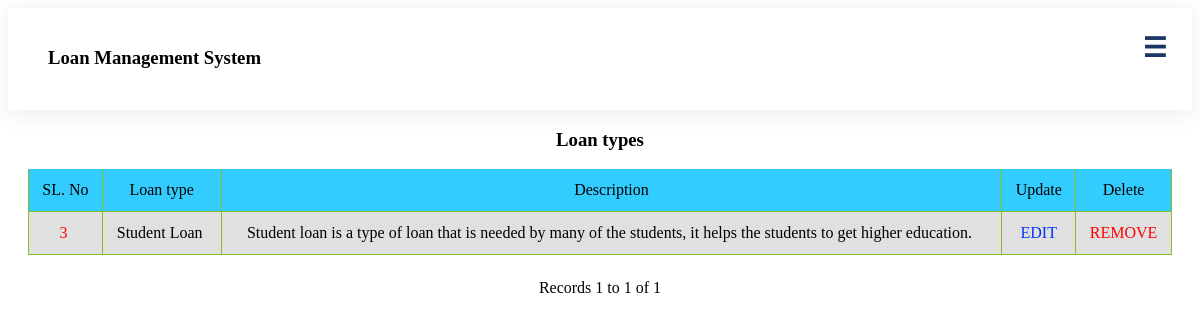
The app's page /admin/displayloantype.php with its own data.
### tables this page shows
CREATE TABLE `loantype` (
  `id` int(4) NOT NULL,
  `loanType` varchar(15) NOT NULL,
  `description` varchar(200) NOT NULL,
  `creationDate` timestamp NOT NULL DEFAULT current_timestamp() ON UPDATE current_timestamp()
);

### admin/displayloantype.php (the view, shortened to what this page needs)
<?php require_once('../Connections/mlms.php'); ?>
<?php
$maxRows_disploantype = 10;
$pageNum_disploantype = 0;
$startRow_disploantype = $pageNum_disploantype * $maxRows_disploantype;
mysqli_select_db($mlms, $database_mlms);
$query_disploantype = "SELECT id, loanType, `description` FROM loantype";
$query_limit_disploantype = sprintf("%s LIMIT %d, %d", $query_disploantype, $startRow_disploantype, $maxRows_disploantype);
$disploantype = mysqli_query($mlms, $query_limit_disploantype) or die(mysql_error());
$row_disploantype = mysqli_fetch_assoc($disploantype);
if (isset($_GET['totalRows_disploantype'])) {
  $totalRows_disploantype = $_GET['totalRows_disploantype'];
} else {
  $all_disploantype = mysqli_query($mlms, $query_disploantype);
  $totalRows_disploantype = mysqli_num_rows($all_disploantype);
}
?>
<!DOCTYPE html
    PUBLIC "-//W3C//DTD XHTML 1.0 Transitional//EN" "http://www.w3.org/TR/xhtml1/DTD/xhtml1-transitional.dtd">
<html xmlns="http://www.w3.org/1999/xhtml">
<head>
    <link rel="stylesheet" type="text/css" href="../Assets/css/style.css">
</head>
<body>
    <?php include '../header/admin.php'; ?>
    <center>
        <div class="main">
            <h3>Loan types</h3>
            <table border="0" align="center" class="responsive-table">
                <tr bgcolor="#33CCFF">
                    <td>SL. No</td>
                    <td>Loan type</td>
                    <td>Description</td>
                    <td>Update</td>
                    <td>Delete</td>
                </tr>
                <?php do { ?>
                <tr>
                    <td><a href="manageloantype.php?recordID=<?php echo $row_disploantype['id']; ?>">
                            <?php echo $row_disploantype['id']; ?>&nbsp; </a></td>
                    <td>
                        <?php echo $row_disploantype['loanType']; ?>&nbsp;
                    </td>
                    <td>
                        <?php echo $row_disploantype['description']; ?>&nbsp;
                    </td>
                    <td><a href="updateloantype.php?loanType=<?php echo $row_disploantype['loanType']; ?>"
                            style="text-decoration:none">
                            <font color="#0033FF">EDIT</font>
                        </a></td>
                    <td><a href="deleteloantype.php?loanType=<?php echo $row_disploantype['loanType']; ?>"
                            style="text-decoration:none">
                            <font color="#FF0000">REMOVE</font>
                        </a></td>
                </tr>
                <?php } while ($row_disploantype = mysqli_fetch_assoc($disploantype)); ?>
            </table>
            Records
            <?php echo ($startRow_disploantype + 1) ?> to
            <?php echo min($startRow_disploantype + $maxRows_disploantype, $totalRows_disploantype) ?> of
            <?php echo $totalRows_disploantype ?>
            <br />
            <table border="0">
                <tr>
                    <td>
                    </td>
                    <td>
                    </td>
                    <td>
                    </td>
                    <td>
                    </td>
                </tr>
            </table>
        </div>
    </center>
</body>
</html>

### Assets/css/style.css (style rules this page uses)
.main { padding-left: 20px; padding-right: 20px; }
a { text-decoration: none; color: red; }
.main { display: block; }
body { position: relative; }
tr { text-align: center; vertical-align: middle; }
.responsive-table { width: 100%; margin-bottom: 1.5em; border-spacing: 0; }
@media (min-width: 48em) { .responsive-table { font-size: 0.9em; } }
@media (min-width: 62em) { .responsive-table { font-size: 1em; } }
.responsive-table tbody, .responsive-table tr, .responsive-table th, .responsive-table td { display: block; padding: 0; text-align: left; white-space: normal; }
@media (min-width: 48em) { .responsive-table tr { display: table-row; } }
.responsive-table th, .responsive-table td { padding: 0.5em; vertical-align: middle; }
@media (min-width: 30em) { .responsive-table th, .responsive-table td { padding: 0.75em 0.5em; } }
@media (min-width: 48em) { .responsive-table th, .responsive-table td { display: table-cell; padding: 0.5em; } }
@media (min-width: 62em) { .responsive-table th, .responsive-table td { padding: 0.75em 0.5em; } }
@media (min-width: 75em) { .responsive-table th, .responsive-table td { padding: 0.75em; } }
.responsive-table tbody tr { margin-bottom: 1em; }
@media (min-width: 48em) { .responsive-table tbody tr { display: table-row; border-width: 1px; } }
.responsive-table tbody tr:last-of-type { margin-bottom: 0; }
@media (min-width: 48em) { .responsive-table tbody tr:nth-of-type(even) { background-color: rgba(0, 0, 0, 0.12); } }
.responsive-table tbody td { text-align: right; }
@media (min-width: 48em) { .responsive-table tbody td { border-left: 1px solid #86bc25; border-bottom: 1px solid #86bc25; text-align: center; } }
@media (min-width: 48em) { .responsive-table tbody td:last-of-type { border-right: 1px solid #86bc25; } }

### header/admin.php (style rules this page uses)
body { font-family: Raleway; }

### records on screen
loantype: id "3", loanType "Student Loan", description "Student loan is a type of loan that is needed by many of the students, it helps the students to get higher education."

### other values on screen
$startRow_disploantype + 1 "1"
$totalRows_disploantype "1"
